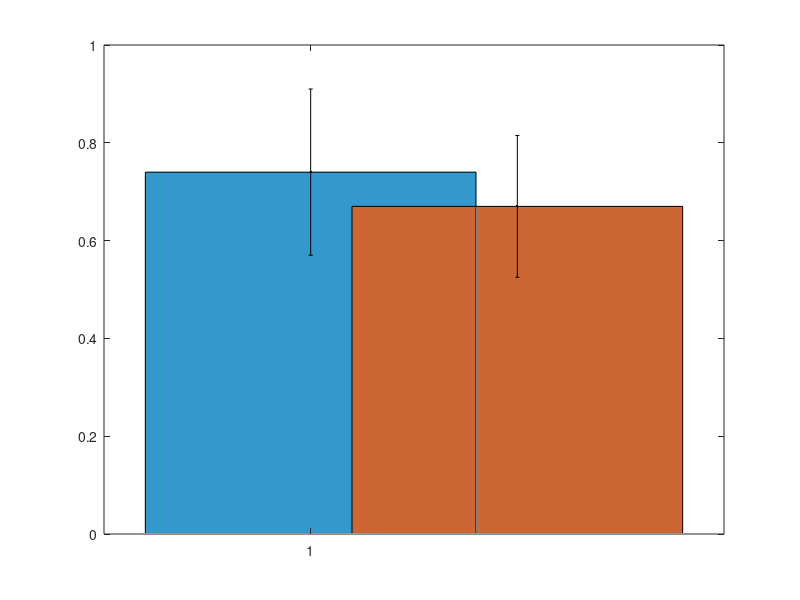

MATLAB code to generate this figure: (Note: this script raises an error after producing the figure.)
%% Hit rates

% Mean hit rates
expectedToneMean = 0.74;
unexpectedToneMean = 0.67;

% Error bars (standard deviation)
expectedToneError = (0.91 - 0.57) / 2; % Half the range for error bars
unexpectedToneError = (0.82 - 0.53) / 2; % Half the range for error bars

% X-axis positions for each group
x = [1, 2];

% Plotting
figure;

% Plot the first bar
bar1 = bar(x(1), expectedToneMean, 'FaceColor', [0.2, 0.6, 0.8]); % Blue color
hold on;

% Plot the second bar
bar2 = bar(x(2), unexpectedToneMean, 'FaceColor', [0.8, 0.4, 0.2]); % Red color

% Error bars
errorbar(x, [expectedToneMean, unexpectedToneMean], [expectedToneError, unexpectedToneError], 'k.', 'linewidth', 1.5);

% Labels
set(gca, 'xtick', x, 'xticklabel', {'Expected Tone', 'Unexpected Tone'});
ylabel('Mean Hit Rate in %');
title('Comparison of Mean Hit Rates');

% Show grid
grid on;

% Show plot
hold off;

%% False Alarms

% False alarm rates
expectedToneFalseAlarm = 0.12;
unexpectedToneFalseAlarm = 0.07;

% Error bars (standard deviation)
expectedToneError = 0.20 - 0.04; % Half the range for error bars
unexpectedToneError = 0.15 - (-0.00); % Half the range for error bars

% X-axis positions for each group
x = [1, 2];

% Plotting
figure;

% Plot the first bar for Expected Tone
bar1 = bar(x(1), expectedToneFalseAlarm, 'FaceColor', [0.2, 0.6, 0.8]); % Blue color
hold on;

% Plot the second bar for Unexpected Tone
bar2 = bar(x(2), unexpectedToneFalseAlarm, 'FaceColor', [0.8, 0.4, 0.2]); % Red color

% Error bars
errorbar(x, [expectedToneFalseAlarm, unexpectedToneFalseAlarm], [expectedToneError/2, unexpectedToneError/2], 'k.', 'linewidth', 1.5);

% Labels
set(gca, 'xtick', x, 'xticklabel', {'Expected Tone', 'Unexpected Tone'});
ylabel('False Alarm Rate in %');
title('Comparison of False Alarm Rates');

% Show grid
grid on;

% Show plot
hold off;

